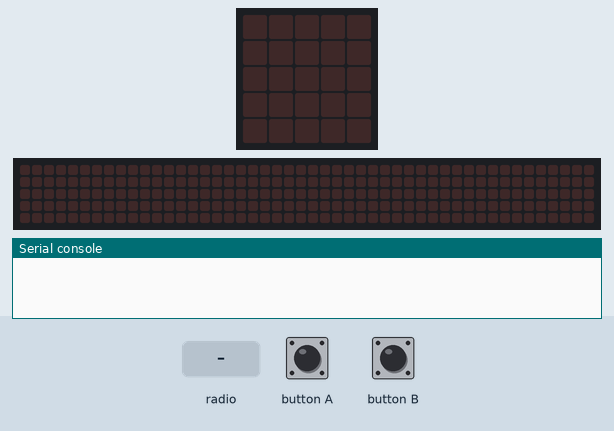
Simulated run of this program. Board: BBC micro:bit (MakeCode). Shown: the board's 5×5 LED display, a strip that is not on the board, showing the scrolling text unrolled, the last lines printed to the serial console. Inputs (shaded band) come from the test bench. No radio messages arrive unless stated (any console line starting 'radio sent:' is added by the test bench); the 48×5 strip is a reading aid, not a part: it shows the text the display is scrolling, unrolled, one strip-width of it at a time.

Above: at 1.2 s.
1.3 s: radio message "smile" arrives
At 1.37 s:
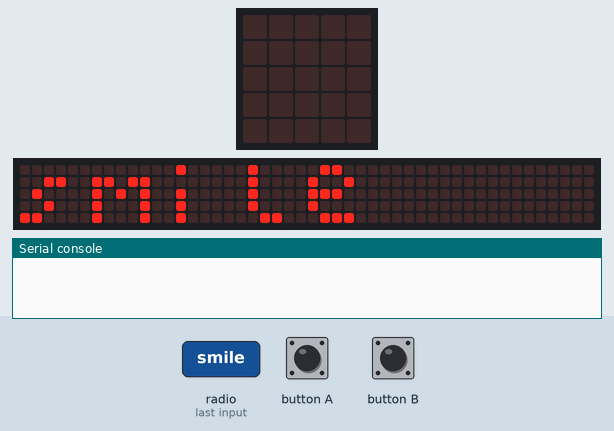
4.3 s: button A pressed for 0.15 s
At 4.67 s:
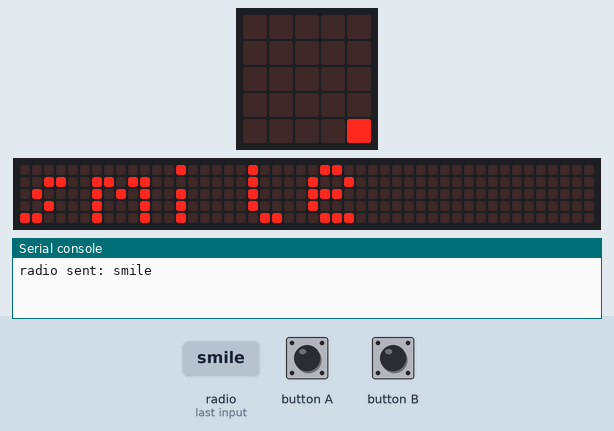
7.3 s: radio message "smile" arrives
At 7.67 s:
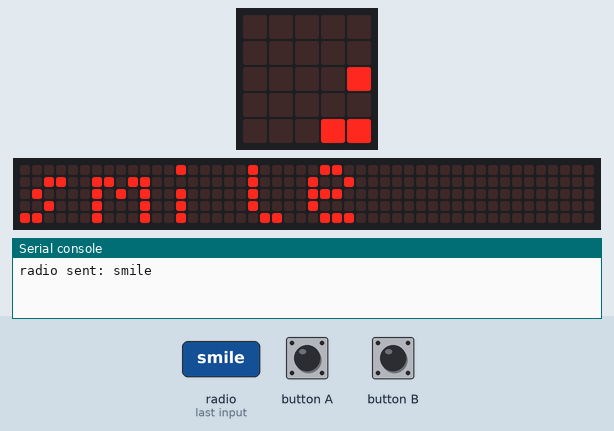
10.3 s: button B pressed for 0.15 s
At 10.82 s:
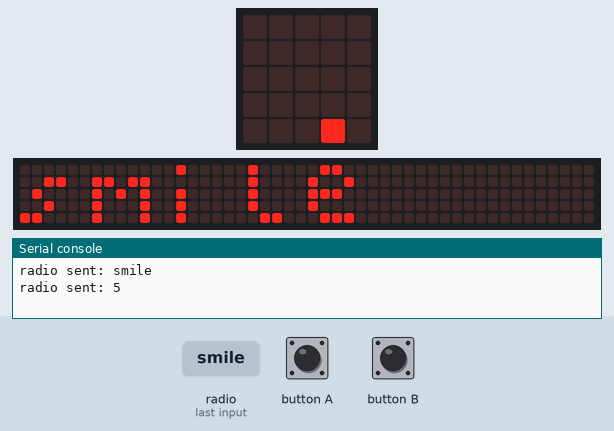
13.3 s: radio message "smile" arrives
At 13.82 s:
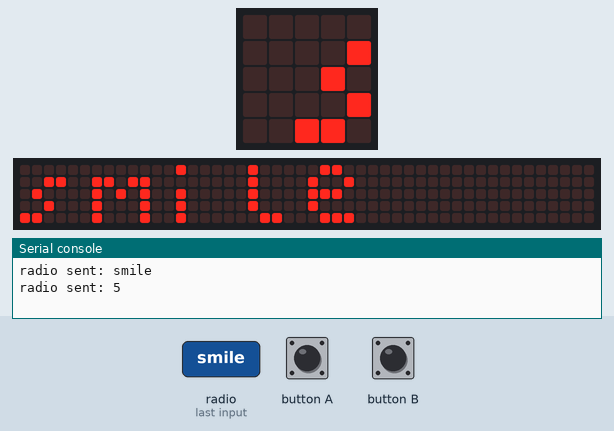
16.3 s: button A pressed 5 times (0.12 s each, 0.3 s apart)
At 16.67 s:
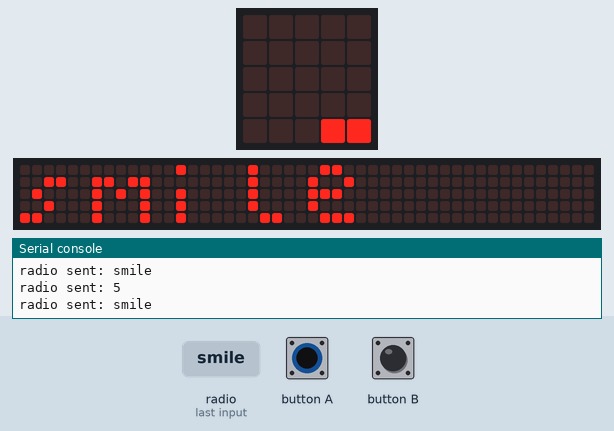

Measured:
- after the input at 1.3 s, the display: changes at once (image 1)
- after the input at 7.3 s, the display: first changes at once (image 3 shows a later state)
- after the input at 13.3 s, the display: first changes at once (image 5 shows a later state)
- after the input at 16.3 s, the display: first differs from a run without the input after 0.15 s (image 6 shows a later state)

The program:

main.ts
```typescript
input.onButtonPressed(Button.A, function () {
    basic.clearScreen()
    radio.sendString("smile")
})
radio.onReceivedString(function (receivedString) {
    basic.showString(receivedString)
})
input.onButtonPressed(Button.B, function () {
    basic.clearScreen()
    radio.sendNumber(5)
})
radio.setGroup(11)
```

test.ts
```typescript
// aquí va el archivo "tests"; esto no se compilará cuando este paquete se utilice como una extensión.
```
